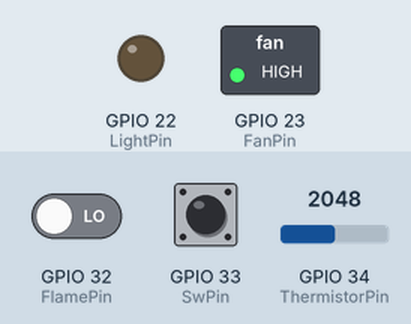
The program below on a simulated ESP32. On the bench: switched loads named in the program (green lamp = pin HIGH), output pins drawn as LEDs (lit = HIGH). The test bench sets the inputs (shaded band); at power-on: GPIO 33 (SwPin) LOW, GPIO 34 (ThermistorPin) = 2048, GPIO 32 (FlamePin) LOW. WiFi joins after 1.5 s; servers stay silent unless stated; random numbers use the default seed unless the program sets one; what the program prints to the serial monitor is not drawn.

Above: at 3.2 s.
3.3 s: GPIO 33 (SwPin) pulled HIGH for 0.15 s
At 3.37 s:
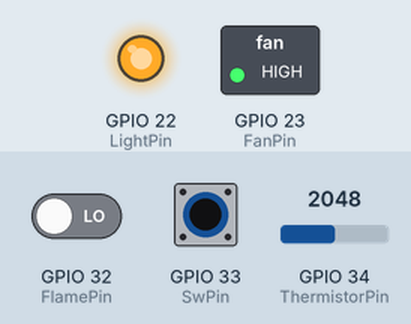
7.9 s: GPIO 33 (SwPin) pulled HIGH for 3.2 s
At 12.3 s:
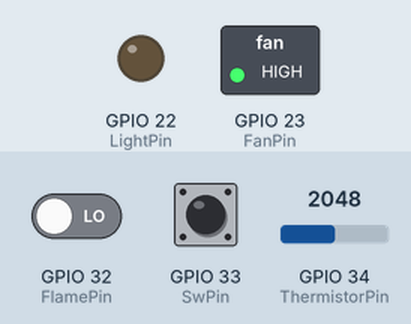
12.6 s: GPIO 34 (ThermistorPin) set to 514
14.1 s: GPIO 34 (ThermistorPin) set to 440
At 14.8 s:
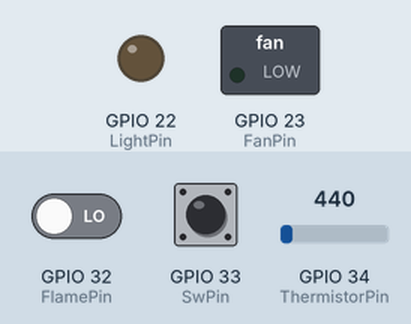
Timing chart, 0 to 16.6 s (numbered marks = the images above; inputs shaded):
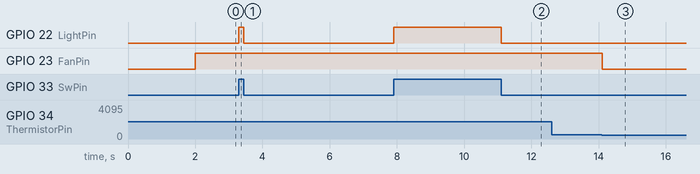

The program:

main.cpp
```cpp
#include <WiFi.h>
#include <WebSocketsClient.h>
#include <ArduinoJson.h>

const char* ssid = "POPLs";
const char* password = "infopops";
const char* host = "192.168.43.158"; // IP address of the host to connect to
int port = 5000; // port to use for the websocket connection

int ThermistorPin = 34, SwPin = 33, FlamePin = 32, FanPin = 23, LightPin = 22;
float Vo;
float R1 = 10000.0;
float temprature, Tc, in_put_vol;

WiFiClient client;
WebSocketsClient webSocket;

float adc(float bins){
	return (3.3/4095.0) * bins;
}

float temp_fun(){
  Vo = analogRead(ThermistorPin);
  // Measured
  //Calculating Temprature
  in_put_vol = (float) adc(Vo);
  temprature =  (4050.0 / (12.42 - log(in_put_vol)));
  Tc = temprature - 273.0;
  Serial.print("Temprature in celisus: ");
  Serial.println(Tc);
  return Tc;
}

void fan(){
  if (temp_fun() > 30){
    digitalWrite( FanPin, HIGH);
  }
  else{
    digitalWrite( FanPin, LOW);
  }
}

void switcher(){
  if (digitalRead(SwPin)){
    digitalWrite(LightPin, HIGH);
  }
  else{
    digitalWrite(LightPin, LOW);
  }
}

void flame_fun(){
  if (digitalRead(FlamePin)){
    Serial.println("there is flame");
  }
  else{
    Serial.println("there is flame");
  }
}

void webSocketEvent(WStype_t type, uint8_t * payload, size_t length) {
  switch (type) {
    case WStype_DISCONNECTED:
      Serial.println("Disconnected");
      break;
    case WStype_CONNECTED:
      Serial.println("Connected");
      break;
    case WStype_TEXT:
      StaticJsonDocument<200> doc;                    // create a JSON container
      DeserializationError error = deserializeJson(doc, payload);
      if (error) {
        Serial.print(F("deserializeJson() failed: "));
        Serial.println(error.f_str());
        return;
      }
      else {
        // JSON string was received correctly, so information can be retrieved:
        const char* message = doc["message"];
        Serial.println("Received user: ");
        Serial.println("message: " + String(message));

      }
      Serial.println("");
      break;
  }
}

void setup() {
  Serial.begin(115200);

  WiFi.begin(ssid, password);
  Serial.print("Connecting to ");
  Serial.print(ssid);
  pinMode(LightPin, OUTPUT);
  pinMode(FanPin, OUTPUT);
  pinMode(FlamePin, INPUT);
  pinMode(SwPin, INPUT);


  while (WiFi.status() != WL_CONNECTED) {
    delay(1000);
    Serial.print(".");
  }

  Serial.println();
  Serial.println("WiFi connected");

  webSocket.begin(host, port, "/");
  webSocket.onEvent(webSocketEvent);

  while (webSocket.isConnected()) {
    Serial.println("Connecting to websocket server...");
    delay(1000);
    webSocket.begin(host, port, "/");
    webSocket.onEvent(webSocketEvent);
  }

  Serial.println("Websocket connected");
}

void loop() {
  webSocket.loop();

  fan();
  switcher();
  flame_fun();

  if (webSocket.isConnected()) {
    Serial.println("Sending data...");
    String jsonString = "";                           // create a JSON string for sending data to the client
    StaticJsonDocument<200> doc;                      // create a JSON container
    JsonObject object = doc.to<JsonObject>();         // create a JSON Object
    object["message"] = random(100);                    // write data into the JSON object -> I used "rand1" and "rand2" here, but you can use anything else
    serializeJson(doc, jsonString);                   // convert JSON object to string
    // Serial.println(jsonString);                       // print JSON string to console for debug purposes (you can comment this out)
    webSocket.sendTXT(jsonString);               // send JSON string to clients
    delay(1000);
  }
}
```

Measured:
- the behaviour switches between 482 and 481 on GPIO 34 (ThermistorPin) (found by bisection; images 2 and 3)
- after the input at 3.3 s, GPIO 22 (LightPin): LOW → HIGH at once, → LOW 0.15 s later
- after the input at 7.9 s, GPIO 22 (LightPin): LOW → HIGH at once, → LOW 3.2 s later
- after the input at 14.1 s, GPIO 23 (FanPin): HIGH → LOW at once
